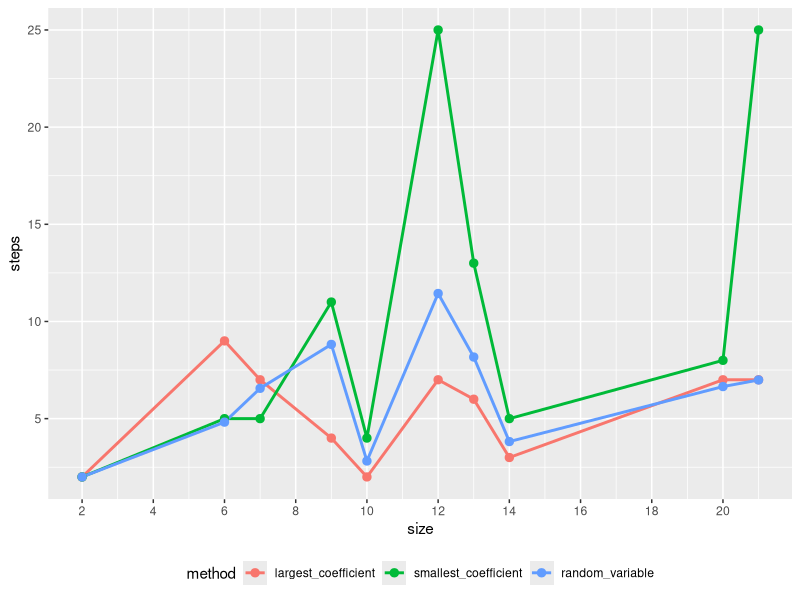
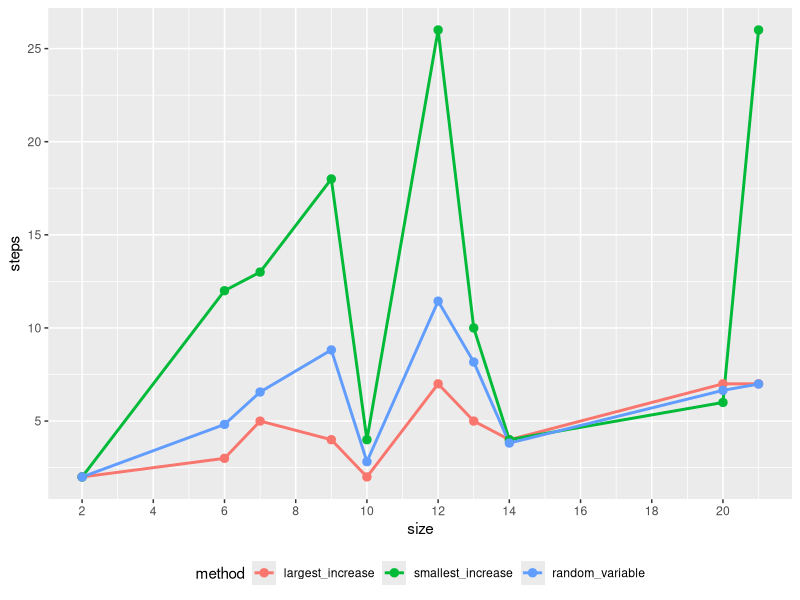
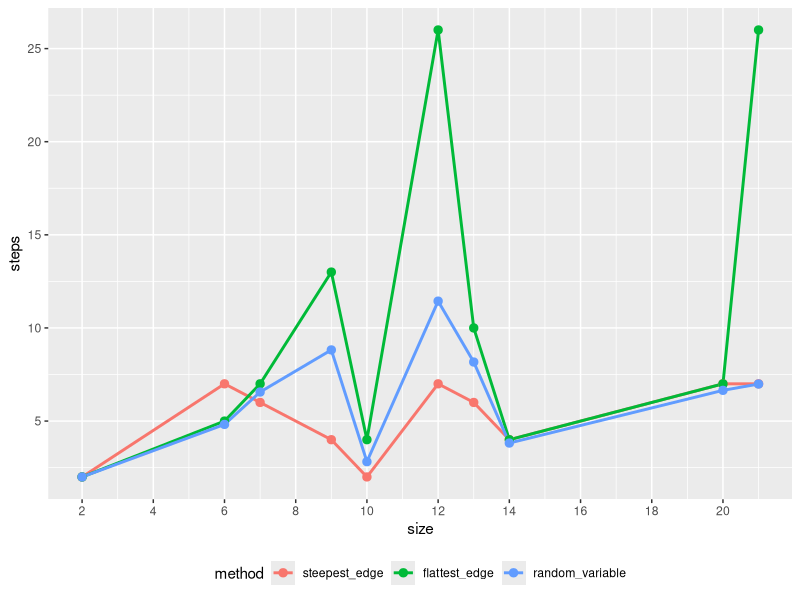
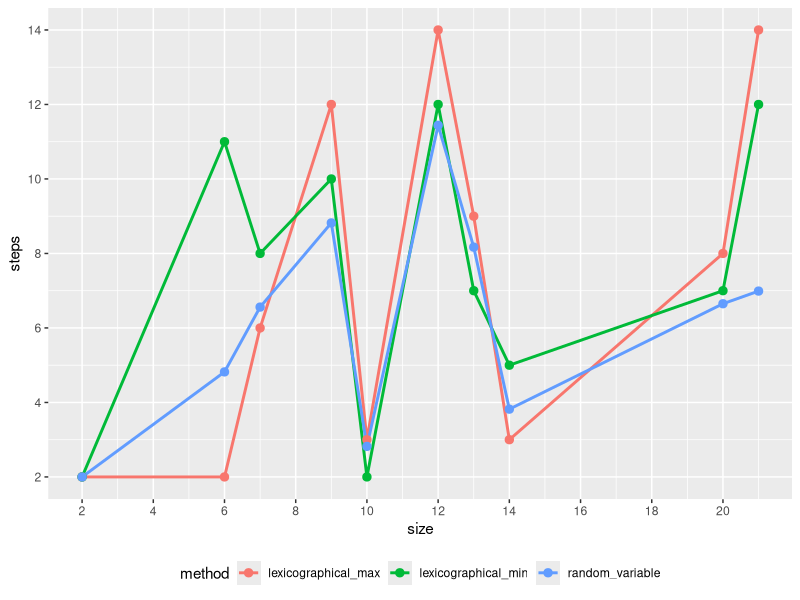
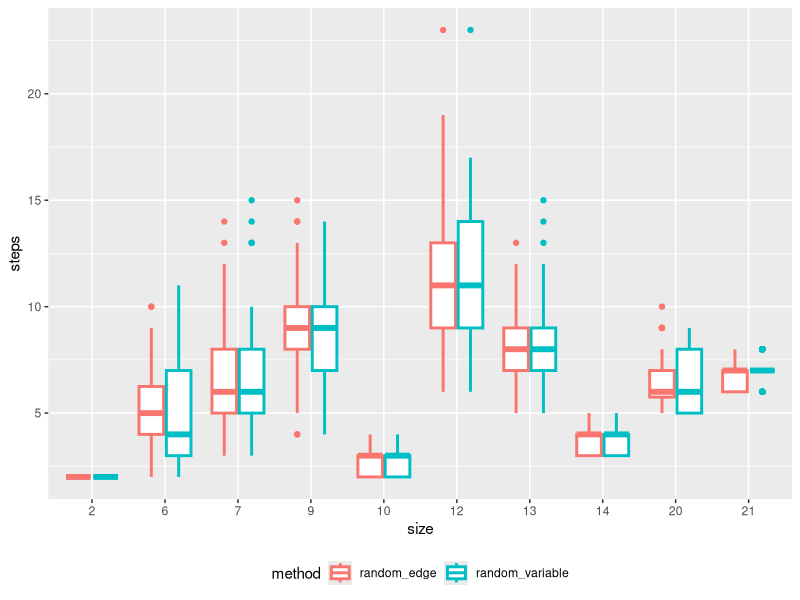

Reproduce these figures in R, in order.
## ---- chunk 1
options(width = 500)
## ---- chunk 2
library(ggplot2)
library(tidyr)
library(scales)
## ---- chunk 3
data1 <- read.csv("methods_all.csv", sep=" ")
data1 <- data1[,-2]
data1 <- as.data.frame(t(data1))
## ---- chunk 4
data1
## ---- chunk 5
data1 <- as.data.frame(t(data1))
data1_long1 <- gather(data1[,c(1,2:3,11)], method, steps, c(2:4), factor_key = TRUE)
data1_long2 <- gather(data1[,c(1,4:5,11)], method, steps, c(2:4), factor_key = TRUE)
data1_long3 <- gather(data1[,c(1,6:7,11)], method, steps, c(2:4), factor_key = TRUE)
data1_long4 <- gather(data1[,c(1,8:9,11)], method, steps, c(2:4), factor_key = TRUE)
#data1_long5 <- gather(data1[,c(1,10:11)], method, steps, 2:3, factor_key = TRUE)
ggplot(data1_long1, aes(x=size, y=steps, colour=method)) + geom_line(size=1) + geom_point(size=2.5) + theme(legend.position = "bottom") + scale_x_continuous(breaks=pretty_breaks(n=10)) + scale_y_continuous(breaks=pretty_breaks(n=8))
## ---- chunk 6
ggplot(data1_long2, aes(x=size, y=steps, colour=method)) + geom_line(size=1) + geom_point(size=2.5) + theme(legend.position = "bottom") + scale_x_continuous(breaks=pretty_breaks(n=10)) + scale_y_continuous(breaks=pretty_breaks(n=8))
## ---- chunk 7
ggplot(data1_long3, aes(x=size, y=steps, colour=method)) + geom_line(size=1) + geom_point(size=2.5) + theme(legend.position = "bottom") + scale_x_continuous(breaks=pretty_breaks(n=10)) + scale_y_continuous(breaks=pretty_breaks(n=8))
## ---- chunk 8
ggplot(data1_long4, aes(x=size, y=steps, colour=method)) + geom_line(size=1) + geom_point(size=2.5) + theme(legend.position = "bottom") + scale_x_continuous(breaks=pretty_breaks(n=10)) + scale_y_continuous(breaks=pretty_breaks(n=8))
## ---- chunk 9
data1_long5 <- read.csv("methods_random.csv", sep=" ")
data1_long5$size <- as.factor(data1_long5$size)
# przydatne do pliku methods_all.csv:
# data1_long5 %>% group_by(method, size) %>% summarise(mean=mean(steps))
ggplot(data1_long5, aes(x=size, y=steps, colour=method)) + geom_boxplot(size=1) + theme(legend.position = "bottom") + scale_y_continuous(breaks=pretty_breaks(n=8))
